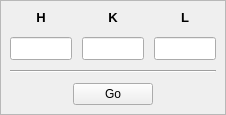
<?xml version="1.0" encoding="UTF-8"?>
<ui version="4.0">
 <class>Form</class>
 <widget class="QWidget" name="Form">
  <property name="geometry">
   <rect>
    <x>0</x>
    <y>0</y>
    <width>226</width>
    <height>115</height>
   </rect>
  </property>
  <property name="windowTitle">
   <string>Go to HKL</string>
  </property>
  <layout class="QVBoxLayout" name="verticalLayout">
   <property name="spacing">
    <number>0</number>
   </property>
   <property name="leftMargin">
    <number>0</number>
   </property>
   <property name="topMargin">
    <number>0</number>
   </property>
   <property name="rightMargin">
    <number>0</number>
   </property>
   <property name="bottomMargin">
    <number>0</number>
   </property>
   <item>
    <widget class="QFrame" name="frame">
     <property name="frameShape">
      <enum>QFrame::StyledPanel</enum>
     </property>
     <property name="frameShadow">
      <enum>QFrame::Raised</enum>
     </property>
     <layout class="QVBoxLayout" name="verticalLayout_2">
      <property name="spacing">
       <number>10</number>
      </property>
      <property name="leftMargin">
       <number>9</number>
      </property>
      <property name="topMargin">
       <number>6</number>
      </property>
      <property name="rightMargin">
       <number>9</number>
      </property>
      <property name="bottomMargin">
       <number>9</number>
      </property>
      <item>
       <layout class="QGridLayout" name="gridLayout_2">
        <item row="1" column="2">
         <widget class="QLineEdit" name="L_set">
          <property name="minimumSize">
           <size>
            <width>0</width>
            <height>0</height>
           </size>
          </property>
          <property name="maximumSize">
           <size>
            <width>150</width>
            <height>38</height>
           </size>
          </property>
          <property name="font">
           <font>
            <pointsize>10</pointsize>
           </font>
          </property>
         </widget>
        </item>
        <item row="1" column="1">
         <widget class="QLineEdit" name="K_set">
          <property name="minimumSize">
           <size>
            <width>0</width>
            <height>0</height>
           </size>
          </property>
          <property name="maximumSize">
           <size>
            <width>150</width>
            <height>38</height>
           </size>
          </property>
          <property name="font">
           <font>
            <pointsize>10</pointsize>
           </font>
          </property>
         </widget>
        </item>
        <item row="1" column="0">
         <widget class="QLineEdit" name="H_set">
          <property name="minimumSize">
           <size>
            <width>0</width>
            <height>0</height>
           </size>
          </property>
          <property name="maximumSize">
           <size>
            <width>150</width>
            <height>38</height>
           </size>
          </property>
          <property name="font">
           <font>
            <pointsize>10</pointsize>
           </font>
          </property>
         </widget>
        </item>
        <item row="0" column="0">
         <widget class="QLabel" name="label">
          <property name="font">
           <font>
            <pointsize>10</pointsize>
            <weight>75</weight>
            <bold>true</bold>
           </font>
          </property>
          <property name="text">
           <string>H</string>
          </property>
          <property name="alignment">
           <set>Qt::AlignCenter</set>
          </property>
         </widget>
        </item>
        <item row="0" column="1">
         <widget class="QLabel" name="label_2">
          <property name="font">
           <font>
            <pointsize>10</pointsize>
            <weight>75</weight>
            <bold>true</bold>
           </font>
          </property>
          <property name="text">
           <string>K</string>
          </property>
          <property name="alignment">
           <set>Qt::AlignCenter</set>
          </property>
         </widget>
        </item>
        <item row="0" column="2">
         <widget class="QLabel" name="label_3">
          <property name="font">
           <font>
            <pointsize>10</pointsize>
            <weight>75</weight>
            <bold>true</bold>
           </font>
          </property>
          <property name="text">
           <string>L</string>
          </property>
          <property name="alignment">
           <set>Qt::AlignCenter</set>
          </property>
         </widget>
        </item>
       </layout>
      </item>
      <item>
       <widget class="Line" name="line">
        <property name="orientation">
         <enum>Qt::Horizontal</enum>
        </property>
       </widget>
      </item>
      <item>
       <layout class="QHBoxLayout" name="horizontalLayout">
        <item>
         <spacer name="horizontalSpacer">
          <property name="orientation">
           <enum>Qt::Horizontal</enum>
          </property>
          <property name="sizeHint" stdset="0">
           <size>
            <width>40</width>
            <height>20</height>
           </size>
          </property>
         </spacer>
        </item>
        <item>
         <widget class="QPushButton" name="calc_HKL">
          <property name="text">
           <string>Go</string>
          </property>
          <property name="shortcut">
           <string>Return</string>
          </property>
         </widget>
        </item>
        <item>
         <spacer name="horizontalSpacer_2">
          <property name="orientation">
           <enum>Qt::Horizontal</enum>
          </property>
          <property name="sizeHint" stdset="0">
           <size>
            <width>40</width>
            <height>20</height>
           </size>
          </property>
         </spacer>
        </item>
       </layout>
      </item>
     </layout>
    </widget>
   </item>
  </layout>
 </widget>
 <resources/>
 <connections/>
</ui>
